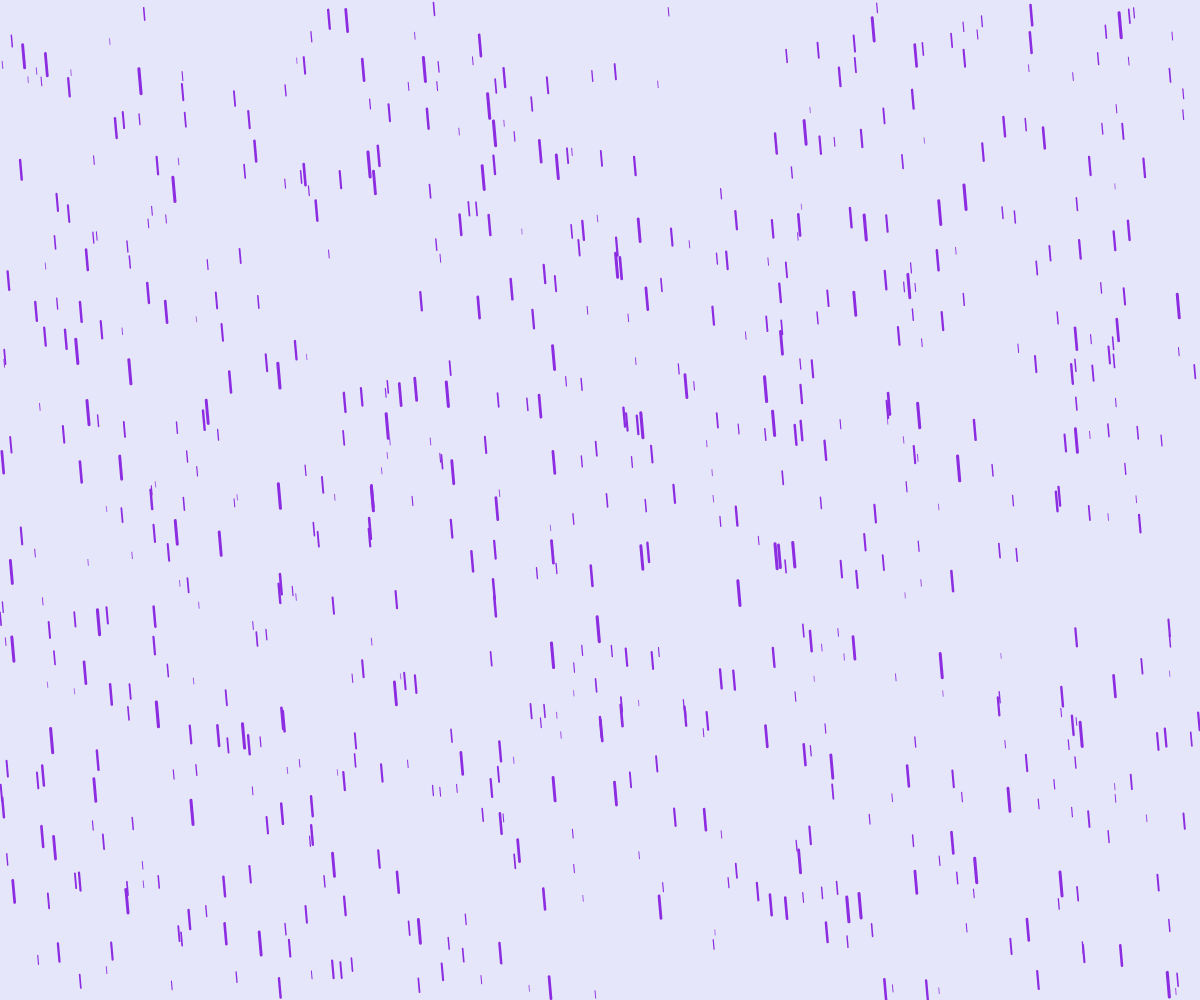
Frame 1 (no input)
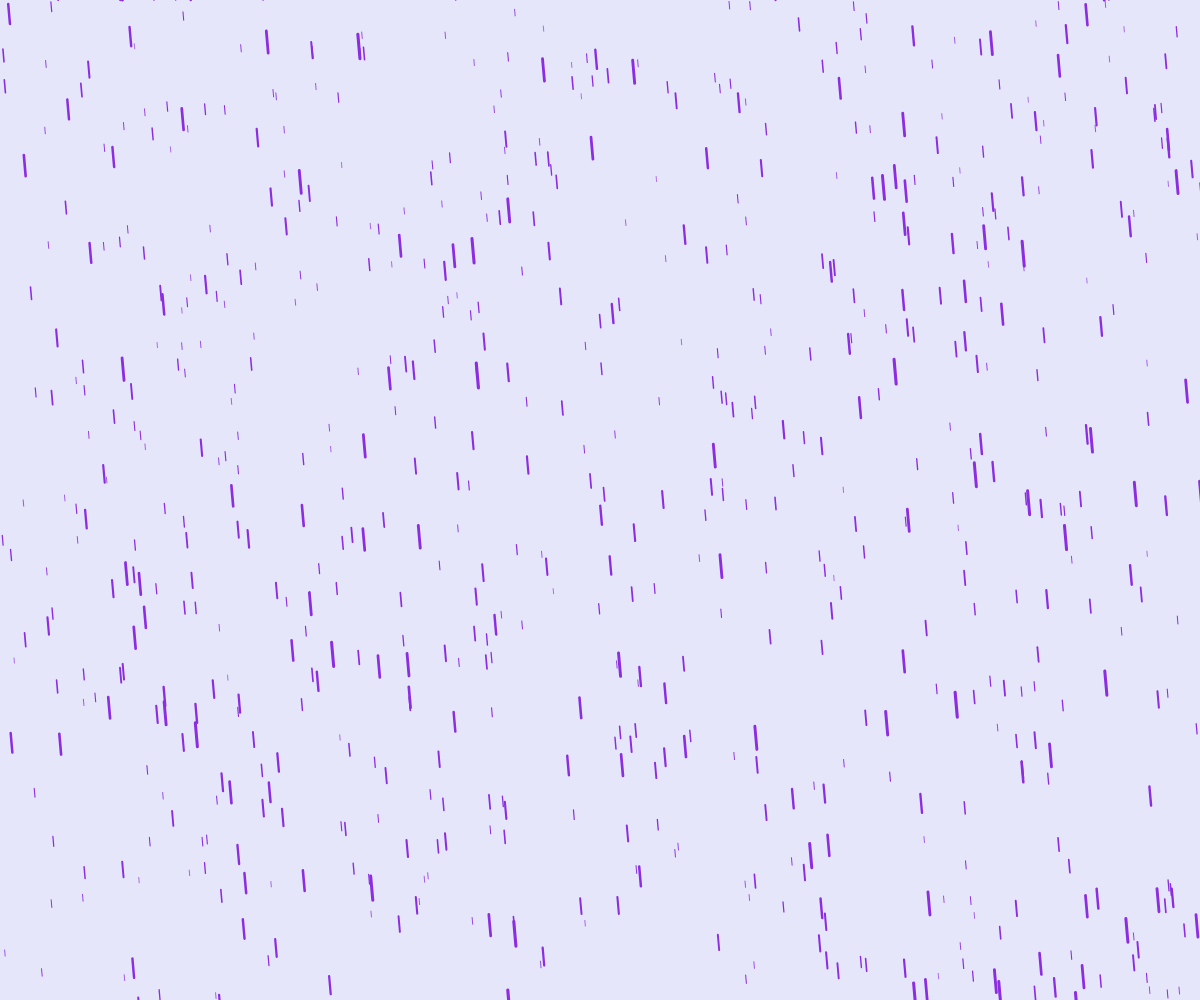
Frame 60 (no input)
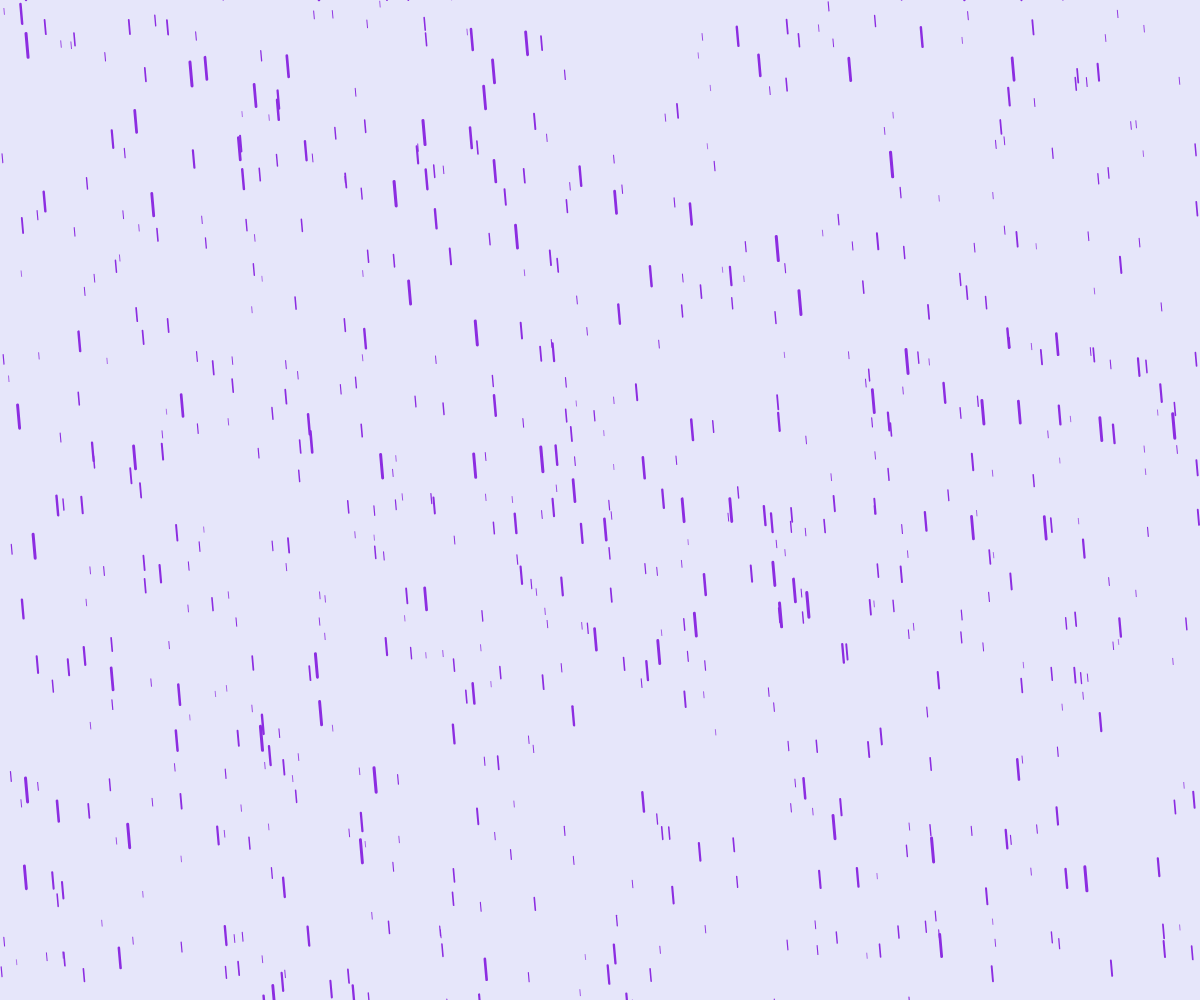
Frame 120 (the mouse pressed at the canvas centre since frame 60)

The p5.js sketch that drew these frames (run headless with seeded random() and noise() and a simulated clock; from frame 60 on, the mouse is pressed at the canvas centre):

// p5.js sketch
// ── sketch.js
const numDrops = 700,
  drops = [],
  wRatio = 0.125,
  vRatio = 1.2,
  hInterval = [5, 25];

let angle = 5,
  toScaleX = 1,
  toScaleY = 1;

function setup() {
  createCanvas(windowWidth, windowHeight);

  angleMode(DEGREES);

  noFill();
  stroke(140, 45, 225);

  if (angle < 0) {
    angle += 360 * (abs(floor(angle / 360)) + 1);
  }

  angle %= 360;

  if (angle > 90 && angle <= 180) {
    toScaleY *= -1;
    angle = 180 - angle;
  }
  else if (angle > 180 && angle <= 270) {
    toScaleY *= -1;
    toScaleX *= -1;
    angle = (180 + angle) % 360;
  }
  else if (angle > 270 && angle <= 360) {
    toScaleX *= -1;
    angle = 360 - angle;
  }

  for (let i = 0; i < numDrops; i++) {
    drops.push(new dropObject());
    drops[i].generate();
  }
}

function draw() {
  background(230, 230, 250);

  if (toScaleY == -1) {
    translate(0, height);
  }
  if (toScaleX == -1) {
    translate(width, 0);
  }
  scale(toScaleX, toScaleY);

  for (let i = 0; i < numDrops; i++) {
    drops[i].show();
    drops[i].x += drops[i].v * sin(angle);
    drops[i].y += drops[i].v * cos(angle);
    if (drops[i].x > width + drops[i].h * sin(angle) || drops[i].y > height + drops[i].h * cos(angle)) {
      drops[i].generate();
    }
  }
}

function dropObject() {
  this.show = function () {
    strokeWeight(this.h * wRatio);
    line(this.x, this.y, this.x + this.h * sin(angle), this.y + this.h * cos(angle));
  }
  this.generate = function () {
    this.h = random(hInterval[0], hInterval[1]);
    this.v = this.h * vRatio;
    if (this.x) {
      const xRand = random(-height * tan(angle), width - this.h * sin(angle));
      this.x = (xRand < 0) ? -this.h * sin(angle) : xRand;
      this.y = (this.x < 0) ? random(height - this.h * cos(angle)) : -this.h * cos(angle);
    }
    else {
      this.x = random(width - this.h * sin(angle));
      this.y = random(height - this.h * cos(angle));
    }
  }
}
